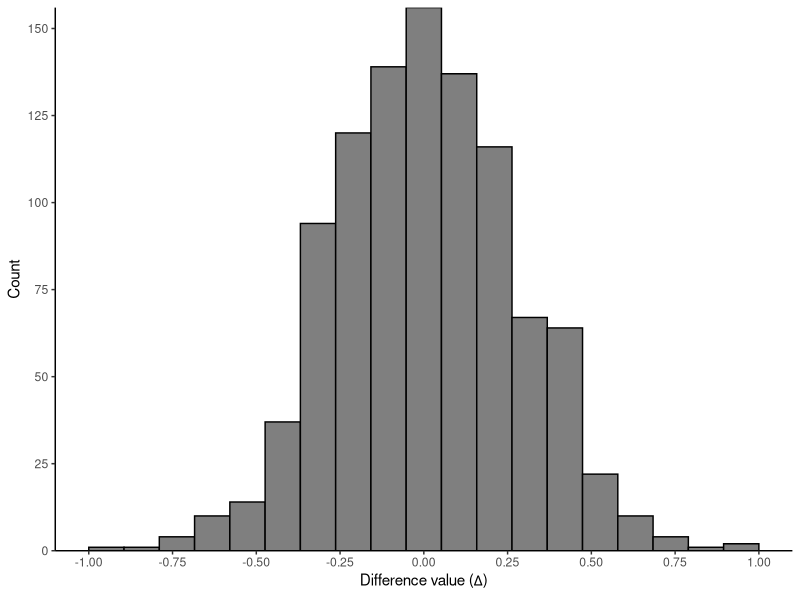
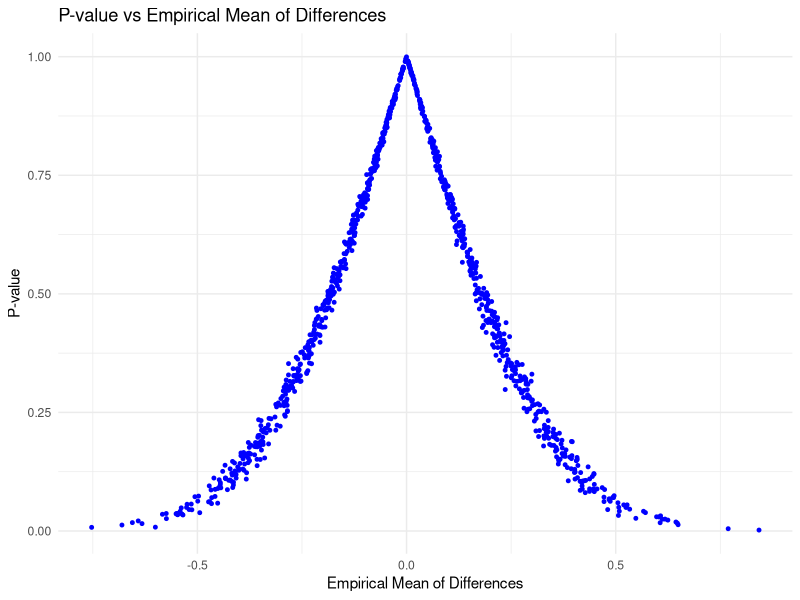
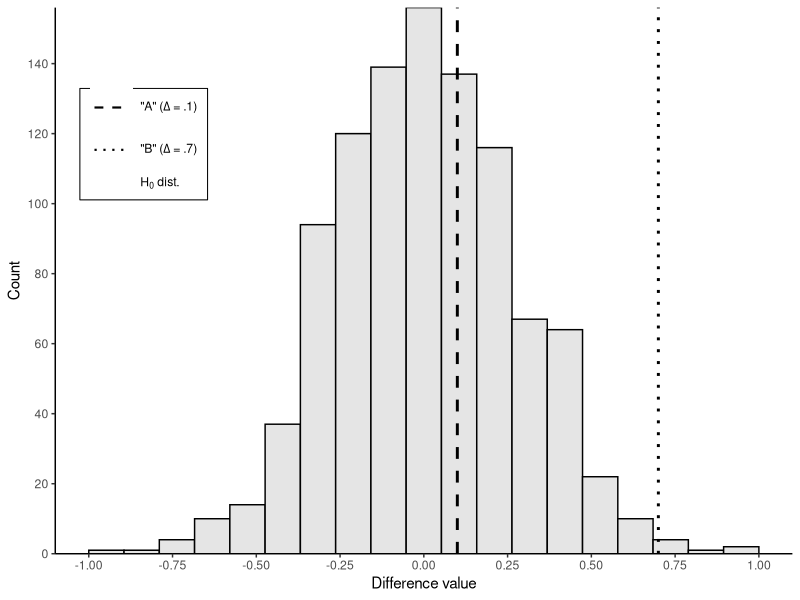
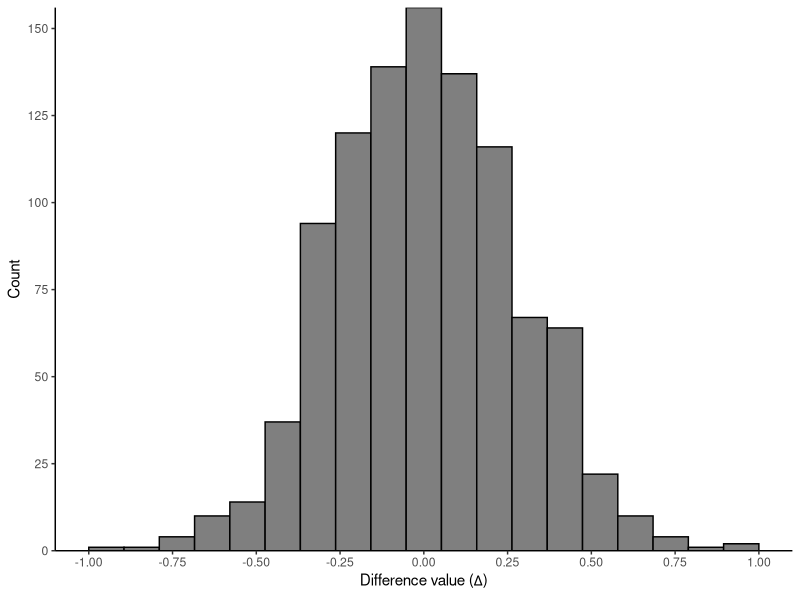
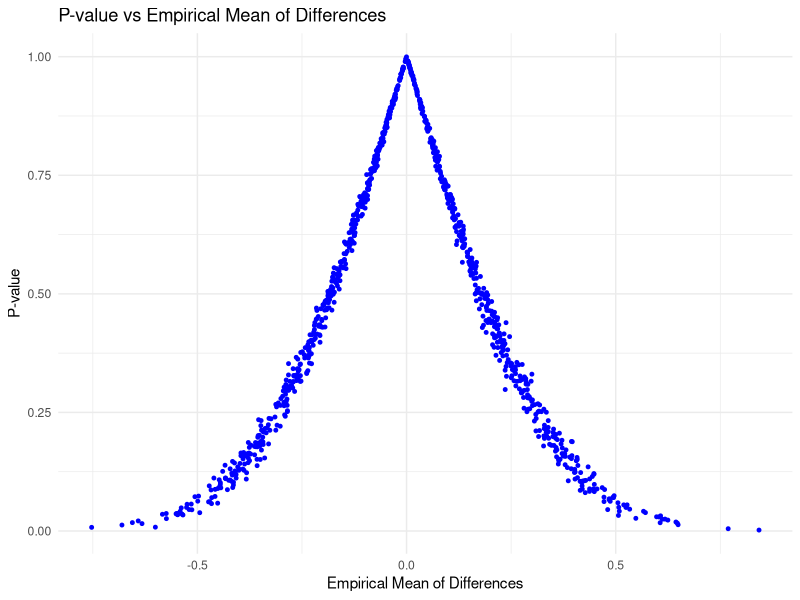
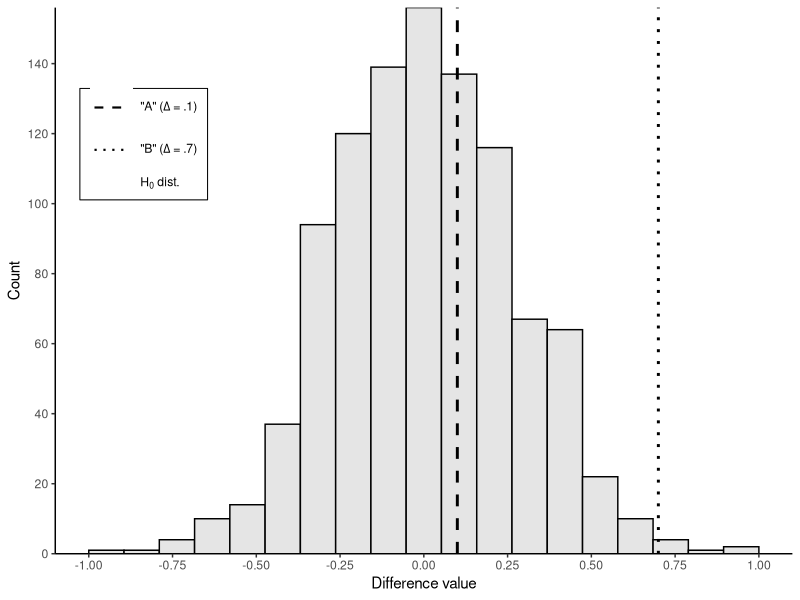

R code for these plots, in order:
## ---- chunk 1
library(ggplot2)
library(dplyr)
library(tidyr)
## ---- chunk 2
data <- ("
        Higher  Lower
Value1      1      120
Value2      118      2
")

data_as_matrix <- as.matrix(read.table(textConnection(data), header = TRUE))
fisher.test(data_as_matrix)
## ---- chunk 3
# alternative hypothesis - This is the statement that contradicts the null hypothesis.
print("The alternative hypothesis to 'social media results in lower cognitive ability' is 'social media does not result in lower cognitive ability or results in higher cognitive ability'. However, NH is usually that 'nothing happened' or 'no difference'., so maybe the null hypothesis is that social media doesn't affect cognitive abiliy? We're going to press forward with the original definition and the way this was phrashed.")
## ---- chunk 4
test_result <- fisher.test(data_as_matrix)

# p-value -  measure probability of taining the observed results, assuming null hypotthesis is true. Low p-value = greater statistical signficance. 0.05 or lower is considered signficant
p_value <- test_result$p.value
cat("The p-value is: ", p_value)
## ---- chunk 5
cat("The null hypothesis is disproven because the p-value is less than 0.05. We reject the null hypothesis and accept the alterative hypothesis")
## ---- chunk 6
cat("Because we used fisher.test() and did not specify the alternative parameter, the test is two-sided by default.")
## ---- chunk 7
print("The alternative hypothesis to 'the coin is a fair coin' is 'the coin is not a fair coin' and that it will land on heads or tails disporitaionally ")
print("This is a two-sided test because we are looking for any difference in the distribution of heads and tails, not just one side.")
## ---- chunk 8
p_val <- 2 * pbinom(5, size = 100, prob = 0.5)
print(p_val) #  1.252325e-22
## ---- chunk 9
cat("The null hypothesis is disproven because the p-value is less than 0.05. We reject the null hypothesis and accept the alterative hypothesis")
## ---- chunk 10
print("Because we are looking for any difference in the distribution of heads and tails, not just one side, this is a two-sided test. We are looking for any difference in the distribution of heads and tails, not just one side.")
## ---- chunk 11
# 10.1 says to copy code and modify it

# import libraries
library(cowplot)
library(ggplot2)
library(glue)
library(pracma)
library(reshape)
library(scales)
library(truncnorm)


#-------- Figure 10.2: Empirical distribution under H0 ---------#
#---------------------------------------------------------------#
N <- 1e2 # per group per sample
numExps <- 1e3
meandiff <- numeric(numExps)

# run the experiment
for (i in 1:numExps) {
  pre <- rtruncnorm(N, a = -5, b = 10, mean = 6, sd = 2)
  pst <- rtruncnorm(N, a = -5, b = 10, mean = 6, sd = 2)
  meandiff[i] <- mean(pst) - mean(pre)
}

df <- data.frame(x = meandiff)
fig <- ggplot(df, aes(x = x)) +
  geom_histogram(bins = 20, color = "black", fill = "gray50") +
  scale_x_continuous(breaks = seq(-1, 1, .25), limits = c(-1, 1)) +
  scale_y_continuous(breaks = seq(0, 150, 25), expand = c(0, 0)) +
  labs(x = expression(paste("Difference value (", Delta, ")")), y = "Count") +
  theme_classic()

fig
ggsave(filename = "hyp_empH0.png", width = 8, height = 4, units = "in", dpi = 300)

# write.csv(df, "experiment_results.csv", row.names = FALSE)


p <- t.test(meandiff, mu = 0)$p.value

# Print the p-value
cat("The p-value from the t-test is:", p, "\n")
## ---- chunk 12
# Initialize variables to track false alarm rate
threshold <- 0.05 # Set the p-value threshold
false_alarm_count <- 0
num_repeats <- 100 # Number of times to run the t-test

# Run the t-test 100 times and count false alarms
for (i in 1:num_repeats) {
  # Perform the t-test on 'meandiff' values, assuming the null hypothesis mean is 0
  p_value <- t.test(meandiff, mu = 0)$p.value

  # Check if p-value is below the threshold
  if (p_value < threshold) {
    false_alarm_count <- false_alarm_count + 1
  }
}

# Calculate the false alarm rate
false_alarm_rate <- false_alarm_count / num_repeats

# Print the results
cat("The false alarm rate (p-value < 0.05) after 100 t-tests is:", false_alarm_rate, "\n")
## ---- chunk 13
#-------- Figure 10.2: Empirical distribution under H0 ---------#
#---------------------------------------------------------------#
N <- 1e2 # per group per sample
numExps <- 1e3 # number of experiments
meandiff <- numeric(numExps)
p_values <- numeric(numExps) # To store p-values from each t-test
empirical_means <- numeric(numExps) # To store empirical means for plotting

# Run the experiment to generate 'meandiff' and capture p-values from t-tests
for (i in 1:numExps) {
  pre <- rtruncnorm(N, a = -5, b = 10, mean = 6, sd = 2)
  pst <- rtruncnorm(N, a = -5, b = 10, mean = 6, sd = 2)
  meandiff[i] <- mean(pst) - mean(pre)
  empirical_means[i] <- mean(meandiff[i]) # Capture the empirical mean

  # Perform a t-test on the full samples (pre and pst) to calculate p-value
  p_values[i] <- t.test(pst, pre)$p.value
}

# Create a data frame for plotting p-values vs empirical means
df_empirical <- data.frame(
  empirical_mean = empirical_means,
  p_value = p_values
)

# Create the plot for p-values vs empirical means
fig_empirical <- ggplot(df_empirical, aes(x = empirical_mean, y = p_value)) +
  geom_point(color = "blue", size = 1) +
  labs(x = "Empirical Mean of Differences", y = "P-value", title = "P-value vs Empirical Mean of Differences") +
  theme_minimal()

# Display the plot
print(fig_empirical)

# Optionally, save the plot to a file
ggsave(filename = "p_value_vs_empirical_mean.png", width = 8, height = 4, units = "in", dpi = 300)
## ---- chunk 14
#-------- Figure 10.3: Distribution assuming H0 is true ---------#
#----------------------------------------------------------------#
fig <- ggplot(df, aes(x = x)) +
  geom_histogram(aes(linetype = "H"), bins = 20, color = "black", fill = "gray90", show.legend = FALSE) +
  geom_vline(aes(xintercept = .1, linetype = "b"), lwd = 1, key_glyph = "path") +
  geom_vline(aes(xintercept = .7, linetype = "c"), lwd = 1, key_glyph = "path") +
  scale_x_continuous(breaks = seq(-1, 1, .25), limits = c(-1, 1)) +
  scale_y_continuous(breaks = seq(0, 140, 20), expand = c(0, 0)) +
  scale_linetype_manual(
    labels = c(
      expression(paste('"A" (', Delta, " = .1)")),
      expression(paste('"B" (', Delta, " = .7)")),
      expression(paste("H"[0], " dist."))
    ),
    values = c(H = "solid", b = "dashed", c = "dotted")
  ) +
  labs(x = "Difference value", y = "Count") +
  theme_classic() +
  guides(linetype = guide_legend(override.aes = list(
    linetype = c("dashed", "dotted", "solid"),
    size = 10, linewidth = c(.75, .75, 3),
    color = c("black", "black", "gray")
  ))) +
  theme(
    legend.title = element_blank(),
    legend.position = c(.12, .75),
    legend.text.align = 0,
    legend.background = element_blank(),
    legend.box.background = element_rect(colour = "black"),
    legend.box.margin = margin(-7, 2, -2, 2)
  ) # top, right, bottom, left

fig
ggsave(filename = "hyp_empH0_withAs.png", width = 8, height = 4, units = "in", dpi = 300)
## ---- chunk 15

## ---- chunk 16

## ---- chunk 17

## ---- chunk 18

## ---- chunk 19

## ---- chunk 20
